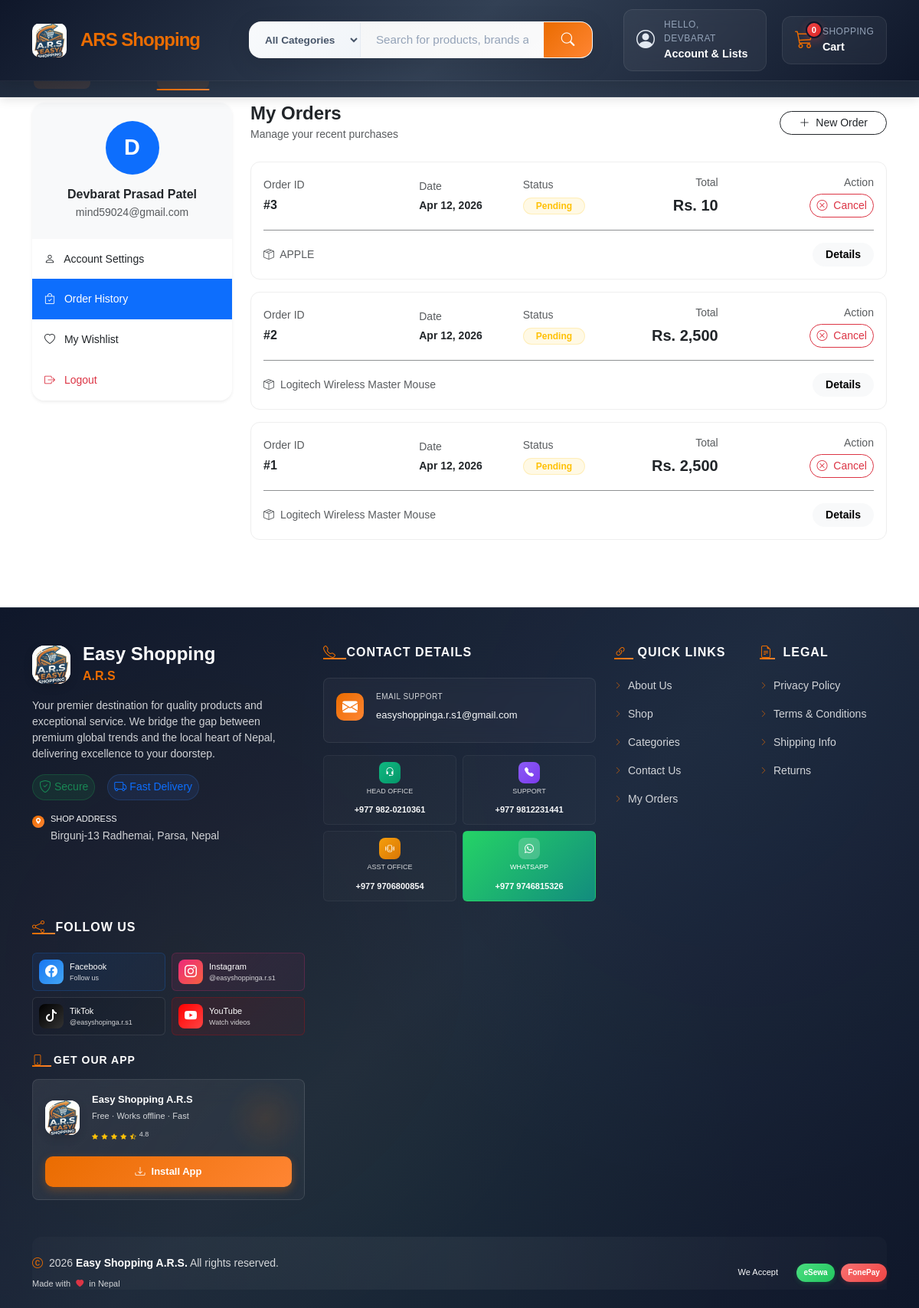
Page /orders (signed in) on the committed database.
### tables this page shows
CREATE TABLE `orders` (
  `id` int(11) NOT NULL AUTO_INCREMENT,
  `user_id` int(11) DEFAULT NULL,
  `customer_name` varchar(255) DEFAULT NULL,
  `customer_email` varchar(255) DEFAULT NULL,
  `customer_phone` varchar(20) DEFAULT NULL,
  `shipping_address` text DEFAULT NULL,
  `shipping_city` varchar(100) DEFAULT NULL,
  `total_amount` decimal(10,2) NOT NULL,
  `shipping_charge` decimal(10,2) DEFAULT 0.00,
  `coupon_code` varchar(50) DEFAULT NULL,
  `discount_amount` decimal(10,2) DEFAULT 0.00,
  `payment_method` enum('COD','eSewa','BankQR') NOT NULL,
  `payment_status` enum('Pending','Paid','Failed') DEFAULT 'Pending',
  `delivery_status` enum('Pending','Confirmed','Shipped','Out for Delivery','Delivered','Cancelled','Return Requested','Returned') DEFAULT 'Pending',
  `current_location` varchar(255) DEFAULT 'Preparing for shipment',
  `location_updated_at` timestamp NULL DEFAULT NULL,
  `transaction_id` varchar(100) DEFAULT NULL,
  `payment_proof` varchar(255) DEFAULT NULL,
  `address` text DEFAULT NULL,
  `notes` text DEFAULT NULL,
  `created_at` timestamp NULL DEFAULT current_timestamp(),
  PRIMARY KEY (`id`),
  KEY `user_id` (`user_id`),
  KEY `idx_orders_created_at` (`created_at`),
  KEY `idx_orders_payment_status` (`payment_status`),
  CONSTRAINT `orders_ibfk_1` FOREIGN KEY (`user_id`) REFERENCES `users` (`id`)
);

### includes/functions.php (called while the page is built, shortened)
<?php
$project_dir = rtrim(dirname($_SERVER['SCRIPT_NAME']), '/\\');
$project_dir = rtrim(str_replace('\\', '/', $project_dir), '/');
$app_base_path = $project_dir . '/';
function url($path = '') {
    global $app_base_path;
    return $app_base_path . ltrim($path, '/');
}
function h($string) {
    return htmlspecialchars($string ?? '', ENT_QUOTES, 'UTF-8');
}
?>

### orders.php (the view, shortened to what this page needs)
<?php
require_once 'includes/functions.php';
$user = $_SESSION['user'];
include 'includes/header-bootstrap.php';
try {
    $stmt = $pdo->prepare("
        SELECT o.*,
               COUNT(oi.id) as item_count,
               GROUP_CONCAT(p.name SEPARATOR ', ') as product_names
        FROM orders o
        LEFT JOIN order_items oi ON o.id = oi.order_id
        LEFT JOIN products p ON oi.product_id = p.id
        WHERE o.user_id = ? OR o.customer_email = ?
        GROUP BY o.id
        ORDER BY o.created_at DESC
    ");
    $stmt->execute([$user['id'], $user['email']]);
    $orders = $stmt->fetchAll();
} catch (Exception $e) { $orders = []; }
?>
<div class="container py-4">
    <div class="row">
        <div class="col-lg-3 profile-sidebar-desktop">
            <div class="card border-0 shadow-sm rounded-4 overflow-hidden mb-4">
                <div class="card-body text-center py-4 bg-light">
                    <div class="mb-3">
                        <div class="bg-primary rounded-circle d-inline-flex align-items-center justify-content-center text-white" style="width: 70px; height: 70px; font-size: 1.8rem; font-weight:700;">
                            <?php echo strtoupper(substr($user['full_name'] ?? 'U', 0, 1)); ?>
                        </div>
                    </div>
                    <h6 class="mb-1 fw-bold"><?php echo h($user['full_name']); ?></h6>
                    <p class="text-muted small mb-0"><?php echo h($user['email']); ?></p>
                </div>
                <div class="list-group list-group-flush small">
                    <a href="<?php echo url('/profile'); ?>" class="list-group-item list-group-item-action py-3 border-0">
                        <i class="bi bi-person me-2"></i> Account Settings
                    </a>
                    <a href="<?php echo url('/orders'); ?>" class="list-group-item list-group-item-action py-3 active border-0">
                        <i class="bi bi-bag-check me-2"></i> Order History
                    </a>
                    <a href="<?php echo url('/wishlist'); ?>" class="list-group-item list-group-item-action py-3 border-0">
                        <i class="bi bi-heart me-2"></i> My Wishlist
                    </a>
                    <a href="<?php echo url('/backend/logout.php'); ?>" class="list-group-item list-group-item-action py-3 border-0 text-danger">
                        <i class="bi bi-box-arrow-right me-2"></i> Logout
                    </a>
                </div>
            </div>
        </div>
        <div class="col-lg-9">
            <div class="d-flex justify-content-between align-items-center mb-4 order-header">
                <div>
                    <h4 class="fw-bold mb-0">My Orders</h4>
                    <span class="text-muted small">Manage your recent purchases</span>
                </div>
                <a href="<?php echo url('/shop'); ?>" class="btn btn-outline-dark rounded-pill px-4 btn-sm">
                    <i class="bi bi-plus-lg me-1"></i> New Order
                </a>
            </div>
            <?php if (empty($orders)): ?>
                <div class="text-center py-5 bg-white rounded-4 shadow-sm">
                    <i class="bi bi-bag-x display-1 text-muted opacity-25"></i>
                    <h5 class="mt-3 fw-bold">No orders found</h5>
                    <p class="text-muted mb-4">Looks like you haven't placed any orders yet.</p>
                    <a href="<?php echo url('/shop'); ?>" class="btn btn-primary px-5 rounded-pill">Start Shopping</a>
                </div>
            <?php else: ?>
                <?php foreach($orders as $order): ?>
                    <div class="card order-card mb-3 shadow-none">
                        <div class="card-body">
                            <div class="row align-items-center g-3">
                                <div class="col-6 col-md-3">
                                    <div class="small text-muted mb-1">Order ID</div>
                                    <div class="fw-bold fs-6">#<?php echo $order['id']; ?></div>
                                </div>
                                <div class="col-6 col-md-2">
                                    <div class="small text-muted mb-1">Date</div>
                                    <div class="fw-bold small"><?php echo date('M d, Y', strtotime($order['created_at'])); ?></div>
                                </div>
                                <div class="col-6 col-md-2">
                                     <?php
                                         $s = $order['delivery_status'] ?? 'Pending';
                                         $c = (strtolower($s) == 'delivered') ? 'success' : ((strtolower($s) == 'cancelled') ? 'danger' : 'warning');
                                     ?>
                                    <div class="small text-muted mb-1">Status</div>
                                    <span class="badge rounded-pill bg-<?php echo $c; ?>-soft text-<?php echo $c; ?> px-3" style="background:rgba(var(--bs-<?php echo $c; ?>-rgb), 0.1); border:1px solid rgba(var(--bs-<?php echo $c; ?>-rgb), 0.2);">
                                        <?php echo ucfirst($s); ?>
                                    </span>
                                </div>
                                <div class="col-6 col-md-2 text-md-end">
                                    <div class="small text-muted mb-1">Total</div>
                                    <div class="fw-bold fs-5 text-dark">Rs. <?php echo number_format($order['total_amount'], 0); ?></div>
                                </div>
                                <div class="col-6 col-md-3 text-md-end">
<?php
    $actionDs = strtolower($order['delivery_status'] ?? 'pending');
    $orderCanCancel = in_array($actionDs, ['pending', 'confirmed', 'shipped']);
?>
<?php if ($orderCanCancel): ?>
    <div class="small text-muted mb-1">Action</div>
    <button class="btn btn-outline-danger btn-sm rounded-pill" onclick="cancelOrder(<?php echo $order['id']; ?>)">
        <i class="bi bi-x-circle me-1"></i> Cancel
    </button>
<?php endif; ?>
                                </div>
                            </div>
                            <hr class="my-3 opacity-50">
                            <div class="d-flex justify-content-between align-items-center">
                                <div class="text-muted text-truncate small" style="max-width: 60%;">
                                    <i class="bi bi-box-seam me-1"></i> <?php echo h($order['product_names']); ?>
                                </div>
                                <a href="<?php echo url('/order.php?id=' . $order['id']); ?>" class="btn btn-light btn-sm rounded-pill px-3 fw-bold">Details</a>
                            </div>
                        </div>
                    </div>
                <?php endforeach; ?>
            <?php endif; ?>
        </div>
    </div>
</div>
<?php include 'includes/footer-bootstrap.php'; ?>

### includes/header-bootstrap.php (style rules this page uses)
:root { --primary-color: #ea6c00; --secondary-color: #0f172a; --nav-dark: #1e293b; --text-light: #ffffff; }
body { padding-top: 110px; font-family: 'DM Sans', sans-serif; }

### orders.php (style rules this page uses)
.order-card { border-radius: 12px; transition: all 0.2s; border: 1px solid #eee !important; }

### rows in the picture
orders: id "3", created_at "Apr 12, 2026", delivery_status "Pending", total_amount "10", product_names "APPLE"
orders: id "2", created_at "Apr 12, 2026", delivery_status "Pending", total_amount "2,500", product_names "Logitech Wireless Master Mouse"
orders: id "1", created_at "Apr 12, 2026", delivery_status "Pending", total_amount "2,500", product_names "Logitech Wireless Master Mouse"

### other values in the picture
explode(' ', $_SESSION['user']['full_name'])[0] "DEVBARAT"
get_cart_count() "0"
substr($user['full_name'] ?? 'U', 0, 1) "D"
$user['full_name'] "Devbarat Prasad Patel"
$user['email'] "mind59024@gmail.com"
